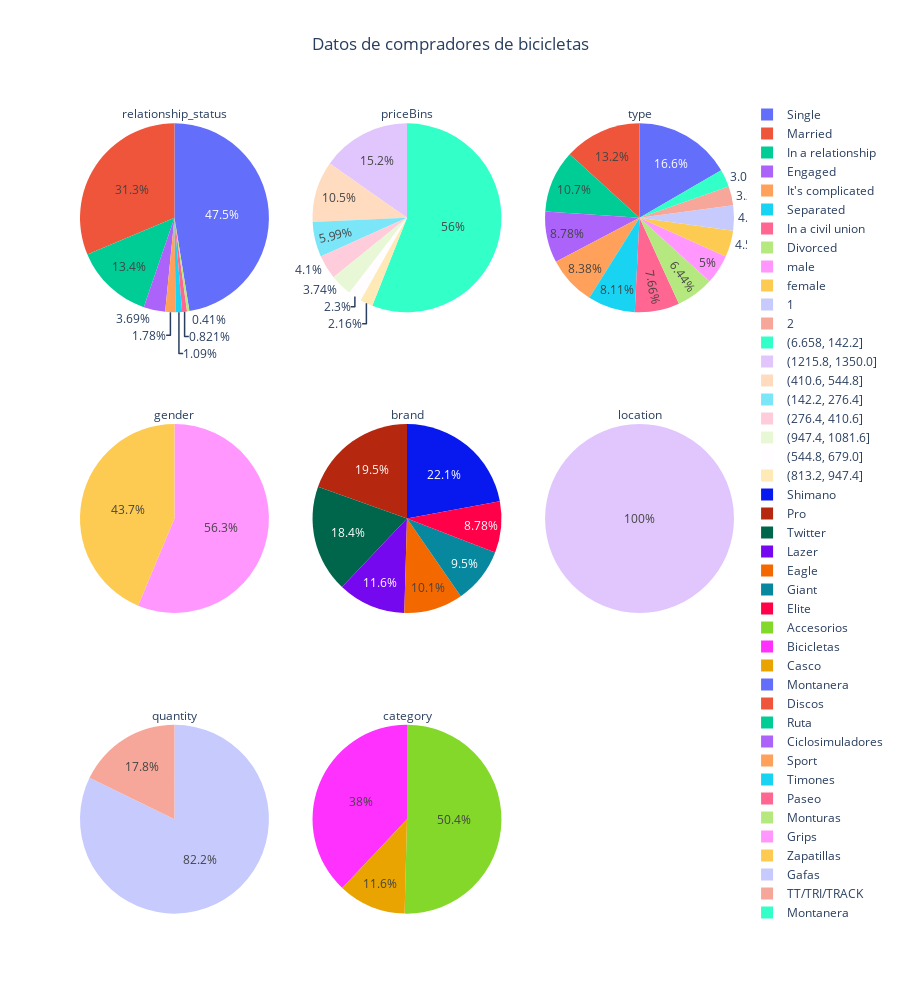

The code cell stored with this chart in its notebook:
### Code cell
from plotly.subplots import make_subplots

# Create bins cut for price
compradores['price'] = compradores['price'].astype(float)
compradores['priceBins'] = pd.cut(compradores['price'],10)

compradores['priceBins'] = compradores['priceBins'].astype('str')

specs = [[{'type':'domain'}, {'type':'domain'}, {'type':'domain'}], [{'type':'domain'}, {'type':'domain'}, {'type':'domain'}], [{'type':'domain'}, {'type':'domain'}, {'type':'domain'}]]

fig = make_subplots(rows=3, cols=3,specs=specs)

compradores_var_pie = ['relationship_status', 'gender', 'quantity', 'priceBins',
       'brand', 'category', 'type',
       'location']

i=1
j=1
for variable in compradores_var_pie:
    percentage = compradores[variable].value_counts() * 100/ len(compradores)
    labels = percentage.index
    values = percentage.values
    #print (str(i)+' , '+str(j))
    #print(variable)
    fig.add_trace(go.Pie(labels=labels, values=values, textinfo='percent', title=variable), i, j)
    if i>2:
        i=0
        j=j+1
    i=i+1


fig.update_layout(height = 1000,
                  width = 900,
                  autosize = False,
                  title="Datos de compradores de bicicletas", 
                  title_x=0.5)
fig.show()

### Figure 1 — Plotly figure (JSON) as saved in the notebook; plotly's stock layout.template omitted (floating-point values rounded to 4 significant figures)
{"data": [{"domain": {"x": [0, 0.2889], "y": [0.7333, 1]}, "labels": ["Single", "Married", "In a relationship", "Engaged", "It's complicated", "Separated", "In a civil union", "Divorced"], "textinfo": "percent", "title": {"text": "relationship_status"}, "type": "pie", "values": [15.63, 10.32, 4.414, 1.216, 0.5856, 0.3604, 0.2703, 0.1351]}, {"domain": {"x": [0, 0.2889], "y": [0.3667, 0.6333]}, "labels": ["male", "female"], "textinfo": "percent", "title": {"text": "gender"}, "type": "pie", "values": [53.33, 41.4]}, {"domain": {"x": [0, 0.2889], "y": [0, 0.2667]}, "labels": [1, 2], "textinfo": "percent", "title": {"text": "quantity"}, "type": "pie", "values": [82.21, 17.79]}, {"domain": {"x": [0.3556, 0.6444], "y": [0.7333, 1]}, "labels": ["(6.658, 142.2]", "(1215.8, 1350.0]", "(410.6, 544.8]", "(142.2, 276.4]", "(276.4, 410.6]", "(947.4, 1081.6]", "(544.8, 679.0]", "(813.2, 947.4]"], "textinfo": "percent", "title": {"text": "priceBins"}, "type": "pie", "values": [55.99, 15.23, 10.5, 5.991, 4.099, 3.739, 2.297, 2.162]}, {"domain": {"x": [0.3556, 0.6444], "y": [0.3667, 0.6333]}, "labels": ["Shimano", "Pro", "Twitter", "Lazer", "Eagle", "Giant", "Elite"], "textinfo": "percent", "title": {"text": "brand"}, "type": "pie", "values": [22.07, 19.55, 18.38, 11.62, 10.09, 9.505, 8.784]}, {"domain": {"x": [0.3556, 0.6444], "y": [0, 0.2667]}, "labels": ["Accesorios", "Bicicletas", "Casco"], "textinfo": "percent", "title": {"text": "category"}, "type": "pie", "values": [50.41, 37.97, 11.62]}, {"domain": {"x": [0.7111, 1], "y": [0.7333, 1]}, "labels": ["Montanera", "Discos", "Ruta", "Ciclosimuladores", "Sport", "Timones", "Paseo", "Monturas", "Grips", "Zapatillas", "Gafas", "TT/TRI/TRACK", "Montanera "], "textinfo": "percent", "title": {"text": "type"}, "type": "pie", "values": [16.62, 13.24, 10.68, 8.784, 8.378, 8.108, 7.658, 6.441, 5, 4.55, 4.279, 3.243, 3.018]}, {"domain": {"x": [0.7111, 1], "y": [0.3667, 0.6333]}, "labels": ["Tulcan"], "textinfo": "percent", "title": {"text": "location"}, "type": "pie", "values": [100]}], "layout": {"autosize": false, "height": 1000, "title": {"text": "Datos de compradores de bicicletas", "x": 0.5}, "width": 900}}
